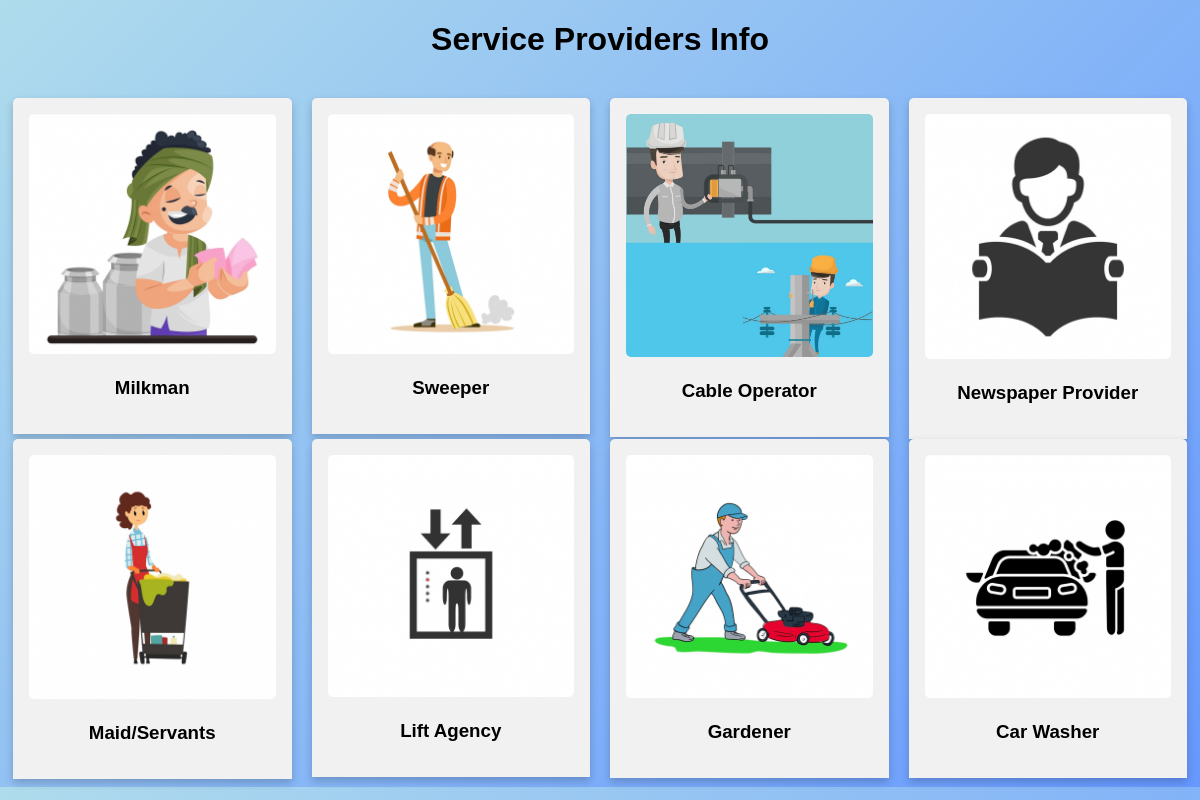
/Service.php, run on the app's committed database.
### tables this page shows
CREATE TABLE `serviceprovider` (
  `id` int(11) NOT NULL,
  `name` text NOT NULL,
  `image` text NOT NULL
);

### db.php (called while the page is built, shortened)
<?php
$base_url = "http://".$_SERVER['HTTP_HOST'];
$base_url .= str_replace(basename($_SERVER['SCRIPT_NAME']),"",$_SERVER['SCRIPT_NAME']);
?>

### Service.php (the view, shortened to what this page needs)
<?php
require("db.php");
$sql = "SELECT *  FROM serviceprovider ORDER BY id ASC" ;
$data = array();
$result = $mysqli->query($sql);
if ($result->num_rows > 0) {
    while ($row = mysqli_fetch_assoc($result)){
        $data[] = $row;
    }
}
?>
<!DOCTYPE html>
<html lang="en">
<head>
</head>
<body>
    <h1 style="text-align: center;">Service Providers Info</h1>
    <br>
    <div class="row">
        <?php if($data){ ?>
            <?php $i = 1; foreach ($data as $key => $value) { ?>
                <div class="column">
                  <div class="card">
                    <img class="popup" onclick="myFunction1()" src="<?= $base_url ?>upload/<?= $value['image'] ?>" alt="<?= $value['name'] ?>" style="width:100%">
                    <h3><?= $value['name'] ?></h3>
                  </div>
                </div>
            <?php } ?>
        <?php } ?>
    </div>
</body>
</html>

### Service.php (style rules this page uses)
* { box-sizing: border-box; }
body { font-family: Arial, Helvetica, sans-serif; background: linear-gradient(135deg, #afdcec, #6698ff); }
.column { width: 25%; float: left; padding: 0 10px; }
.row { margin: 0 -5px; }
.row:after { display: table; content: ""; clear: both; }
.card { padding: 16px; box-shadow: 0 4px 8px 0 rgba(0, 0, 0, 0.2); background-color: #f1f1f1; text-align: center; }
.card { border-radius: 5px 5px 0 0; }
img { border-radius: 5px; }
.popup { display: inline-block; position: relative; cursor: pointer; -webkit-user-select: none; -moz-user-select: none; -ms-user-select: none; user-select: none; }

### data on the page
serviceprovider: image (picture), name "Milkman"
serviceprovider: image (picture), name "Sweeper"
serviceprovider: image (picture), name "Cable Operator"
serviceprovider: image (picture), name "Newspaper Provider"
serviceprovider: image (picture), name "Maid/Servants"
serviceprovider: image (picture), name "Lift Agency"
serviceprovider: image (picture), name "Gardener"
serviceprovider: image (picture), name "Car Washer"
